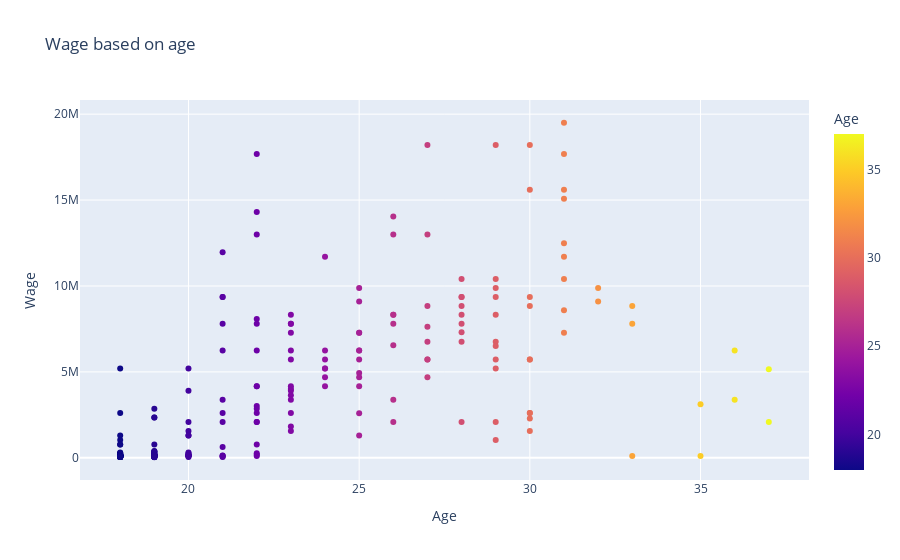

Notebook code cell kept with this figure:
### Code cell
figure1 = px.scatter(PlBig6_data, x='Age', y='Wage', color='Age', title='Wage based on age')
figure1.show()

### Figure 1 — Plotly figure (JSON) as saved in the notebook; plotly's stock layout.template omitted (floating-point values rounded to 4 significant figures; data arrays with more than 128 entries replaced by an {"elided": "..."} marker saying what was removed)
{"data": [{"hovertemplate": "Age=%{marker.color}<br>Wage=%{y}<extra></extra>", "legendgroup": "", "marker": {"color": {"elided": "229 int values"}, "coloraxis": "coloraxis", "symbol": "circle"}, "mode": "markers", "name": "", "orientation": "v", "showlegend": false, "type": "scatter", "x": {"elided": "229 int values"}, "xaxis": "x", "y": {"elided": "229 int values"}, "yaxis": "y"}], "layout": {"coloraxis": {"colorbar": {"title": {"text": "Age"}}, "colorscale": [[0, "#0d0887"], [0.1111, "#46039f"], [0.2222, "#7201a8"], [0.3333, "#9c179e"], [0.4444, "#bd3786"], [0.5556, "#d8576b"], [0.6667, "#ed7953"], [0.7778, "#fb9f3a"], [0.8889, "#fdca26"], [1, "#f0f921"]]}, "legend": {"tracegroupgap": 0}, "title": {"text": "Wage based on age"}, "xaxis": {"anchor": "y", "domain": [0, 1], "title": {"text": "Age"}}, "yaxis": {"anchor": "x", "domain": [0, 1], "title": {"text": "Wage"}}}}
